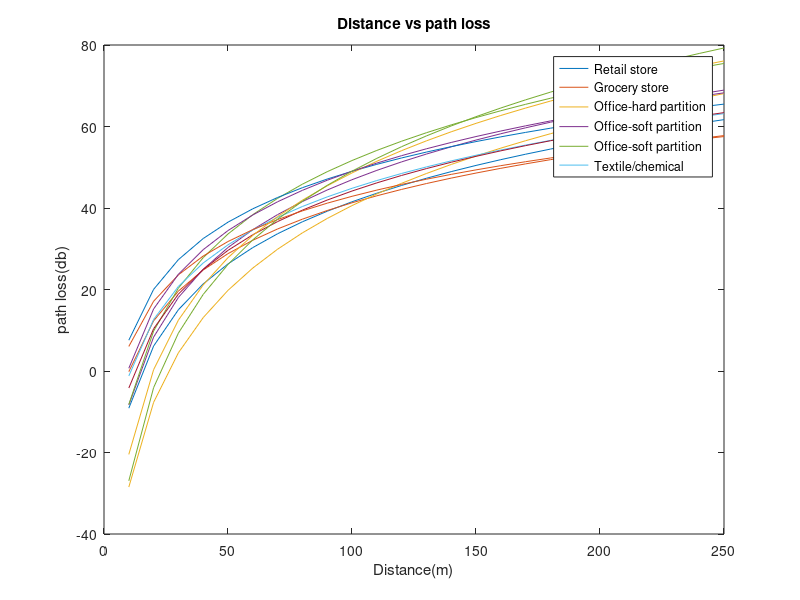

Here is the MATLAB script that generated this plot:
clc; clear all; close all;
d0=100;
d=[0 10 20 30 40 50 60 70 80 90 100 110 120 130 140 150 160 170 180 190 200 210 220 230 240 250];
n=[2.2 1.8 3 2.4 2.6 2.0 2.1 1.8 1.6 3.0 2.1 3.3];
f=[914 914 1500 900 1900 1300 4000 1300 1300 900 4000 1300];
s=[8.7 5.2 7 9.6 14.1 3 7 6 5.8 7 9.7 6.8];
for i=1:12
v(i)=3e8/f(i);
end
for i=1:12
PL_d0(i)=20*log10(v(i)/(4*pi*d0));
X(i)=s(i).* randn(size(PL_d0(i)))
end
for i=1:12
for j=1:26
PL(i,j)=PL_d0(i)+10*n(i)*log(d(j)/d0)+X(i);
end
end
d=0:10:250;
plot(d,PL);
xlabel('Distance(m)');
ylabel('path loss(db)');
title('Distance vs path loss');
legend('Retail store','Grocery store','Office-hard partition','Office-soft partition','Office-soft partition','Textile/chemical');